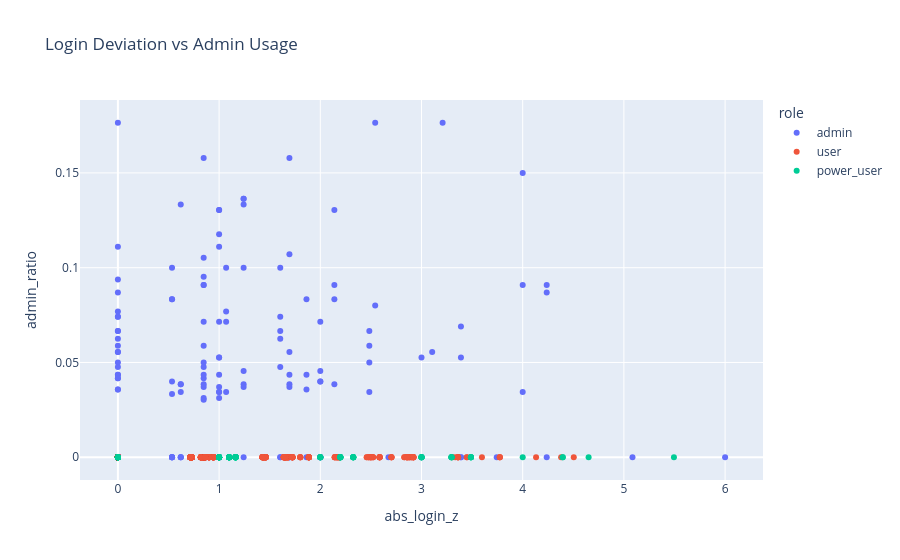

Source (notebook cell):
### Code cell
fig = px.scatter(
    grouped_df,
    x="abs_login_z",
    y="admin_ratio",
    color="role",
    hover_data=["session_id", "total_events"],
    title="Login Deviation vs Admin Usage"
)

fig.show()

### Figure 1 — Plotly figure (JSON) as saved in the notebook; plotly's stock layout.template omitted (floating-point values rounded to 4 significant figures; data arrays with more than 128 entries replaced by an {"elided": "..."} marker saying what was removed)
{"data": [{"customdata": {"elided": "150x2 mixed values"}, "hovertemplate": "role=admin<br>abs_login_z=%{x}<br>admin_ratio=%{y}<br>session_id=%{customdata[0]}<br>total_events=%{customdata[1]}<extra></extra>", "legendgroup": "admin", "marker": {"color": "#636efa", "symbol": "circle"}, "mode": "markers", "name": "admin", "orientation": "v", "showlegend": true, "type": "scatter", "x": {"elided": "150 float values"}, "xaxis": "x", "y": {"elided": "150 float values"}, "yaxis": "y"}, {"customdata": {"elided": "513x2 mixed values"}, "hovertemplate": "role=user<br>abs_login_z=%{x}<br>admin_ratio=%{y}<br>session_id=%{customdata[0]}<br>total_events=%{customdata[1]}<extra></extra>", "legendgroup": "user", "marker": {"color": "#EF553B", "symbol": "circle"}, "mode": "markers", "name": "user", "orientation": "v", "showlegend": true, "type": "scatter", "x": {"elided": "513 float values"}, "xaxis": "x", "y": {"elided": "513 float values"}, "yaxis": "y"}, {"customdata": {"elided": "124x2 mixed values"}, "hovertemplate": "role=power_user<br>abs_login_z=%{x}<br>admin_ratio=%{y}<br>session_id=%{customdata[0]}<br>total_events=%{customdata[1]}<extra></extra>", "legendgroup": "power_user", "marker": {"color": "#00cc96", "symbol": "circle"}, "mode": "markers", "name": "power_user", "orientation": "v", "showlegend": true, "type": "scatter", "x": [0.0, 3.488, 1.163, 1.163, 1.163, 0.0, 2.326, 1.163, 1.163, 1.163, 2.326, 1.163, 1.163, 3.488, 2.326, 0.0, 2.326, 1.163, 1.163, 0.0, 3.488, 0.0, 1.163, 1.163, 1.163, 0.0, 3.488, 1.163, 0.0, 1.163, 3.488, 0.0, 0.0, 1.163, 0.0, 4.651, 1.163, 2.326, 2.326, 0.0, 1.163, 2.326, 1.163, 0.0, 4.396, 2.198, 0.0, 4.396, 1.099, 2.198, 0.0, 1.099, 0.0, 3.297, 1.099, 1.099, 3.297, 2.198, 0.0, 2.198, 0.0, 1.099, 2.198, 1.099, 0.0, 0.0, 3.297, 1.099, 3.297, 0.0, 1.099, 2.198, 2.198, 1.099, 1.099, 1.099, 1.099, 3.297, 1.099, 2.198, 1.099, 1.099, 0.0, 1.099, 5.495, 2.198, 1.099, 1.0, 3.0, 0.0, 1.0, 0.0, 3.0, 1.0, 1.0, 1.0, 3.0, 1.0, 2.0, 1.0, 1.0, 3.0, 0.0, 0.0, 3.0, 2.0, 2.0, 2.0, 0.0, 1.0, 1.0, 2.0, 1.0, 1.0, 1.0, 1.0, 3.0, 0.0, 1.0, 4.0, 1.0, 0.0, 0.0, 1.0], "xaxis": "x", "y": [0.0, 0.0, 0.0, 0.0, 0.0, 0.0, 0.0, 0.0, 0.0, 0.0, 0.0, 0.0, 0.0, 0.0, 0.0, 0.0, 0.0, 0.0, 0.0, 0.0, 0.0, 0.0, 0.0, 0.0, 0.0, 0.0, 0.0, 0.0, 0.0, 0.0, 0.0, 0.0, 0.0, 0.0, 0.0, 0.0, 0.0, 0.0, 0.0, 0.0, 0.0, 0.0, 0.0, 0.0, 0.0, 0.0, 0.0, 0.0, 0.0, 0.0, 0.0, 0.0, 0.0, 0.0, 0.0, 0.0, 0.0, 0.0, 0.0, 0.0, 0.0, 0.0, 0.0, 0.0, 0.0, 0.0, 0.0, 0.0, 0.0, 0.0, 0.0, 0.0, 0.0, 0.0, 0.0, 0.0, 0.0, 0.0, 0.0, 0.0, 0.0, 0.0, 0.0, 0.0, 0.0, 0.0, 0.0, 0.0, 0.0, 0.0, 0.0, 0.0, 0.0, 0.0, 0.0, 0.0, 0.0, 0.0, 0.0, 0.0, 0.0, 0.0, 0.0, 0.0, 0.0, 0.0, 0.0, 0.0, 0.0, 0.0, 0.0, 0.0, 0.0, 0.0, 0.0, 0.0, 0.0, 0.0, 0.0, 0.0, 0.0, 0.0, 0.0, 0.0], "yaxis": "y"}], "layout": {"legend": {"title": {"text": "role"}, "tracegroupgap": 0}, "title": {"text": "Login Deviation vs Admin Usage"}, "xaxis": {"anchor": "y", "domain": [0, 1], "title": {"text": "abs_login_z"}}, "yaxis": {"anchor": "x", "domain": [0, 1], "title": {"text": "admin_ratio"}}}}
